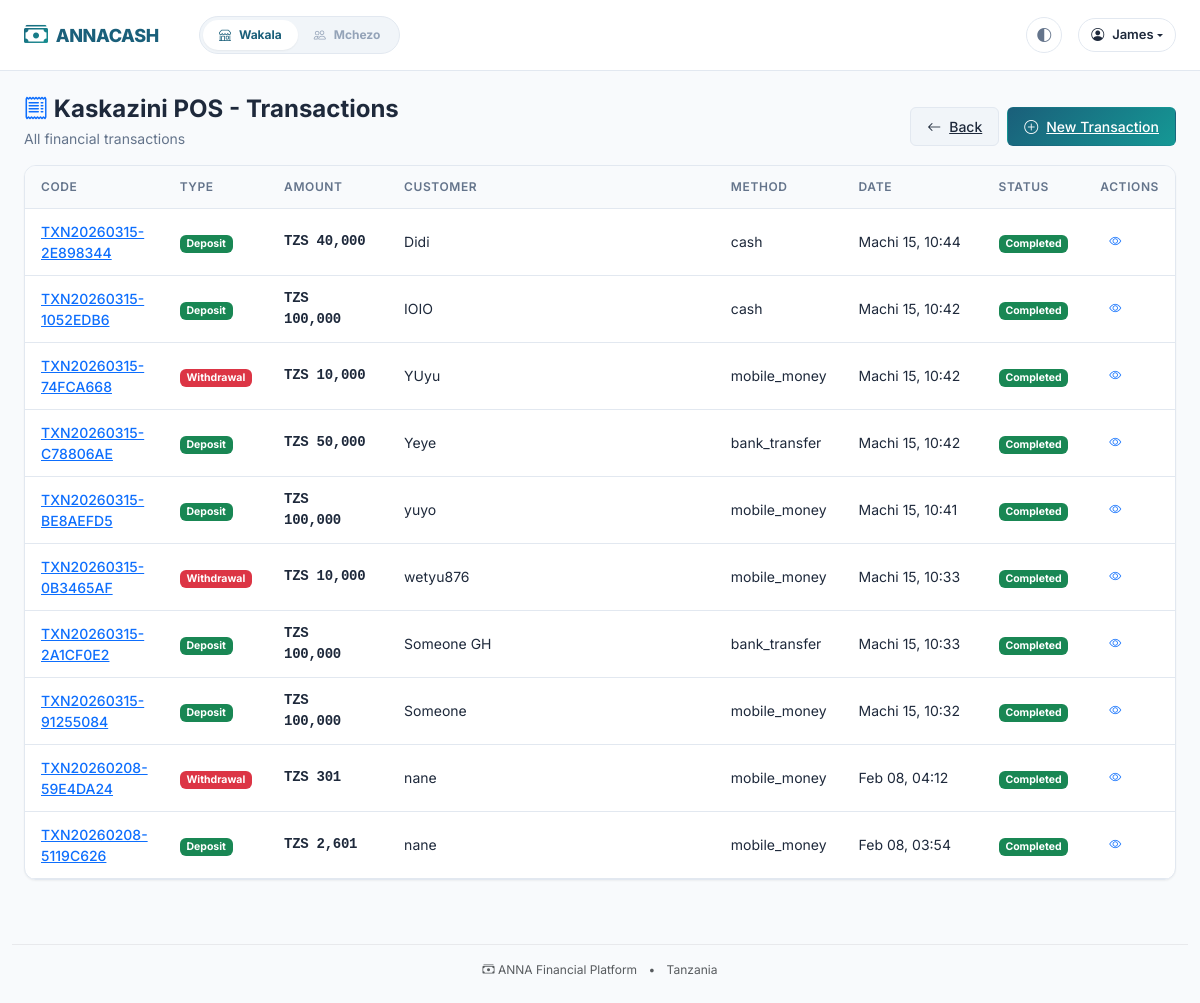
The page /wakala/55/transactions/ (signed in) on the database its author committed.
### accounts/models.py (models this page shows, shortened)
class User(AbstractBaseUser, PermissionsMixin):
    email = models.EmailField(unique=True)
    phone_number = models.CharField(max_length=20, unique=True, blank=True, null=True)
    first_name = models.CharField(max_length=100)
    last_name = models.CharField(max_length=100)
    is_active = models.BooleanField(default=True)
    is_staff = models.BooleanField(default=False)
    is_superuser = models.BooleanField(default=False)
    date_joined = models.DateTimeField(default=timezone.now)
    last_login = models.DateTimeField(blank=True, null=True)
    profile_image = models.ImageField(upload_to="profiles/", blank=True, null=True)
    bio = models.TextField(blank=True)
    timezone = models.CharField(max_length=50, default="Africa/Nairobi")
    national_id = models.CharField(max_length=20, blank=True, null=True)
    region = models.CharField(max_length=100, blank=True)
    district = models.CharField(max_length=100, blank=True)
    objects = UserManager()
    USERNAME_FIELD = "email"
    REQUIRED_FIELDS = ["first_name", "last_name"]
    class Meta:
        verbose_name = "User"
        verbose_name_plural = "Users"
        ordering = ["-date_joined"]
    def get_full_name(self):
        return f"{self.first_name} {self.last_name}".strip()

### wakala/models.py (models this page shows, shortened)
class Wakala(AuditableModel):
    name = models.CharField(max_length=200)
    business_type = models.CharField(max_length=100)
    registration_number = models.CharField(max_length=50, blank=True, null=True)
    tin = models.CharField(max_length=20, blank=True, null=True)
    phone_number = models.CharField(max_length=20)
    alternate_phone = models.CharField(max_length=20, blank=True, null=True)
    email = models.EmailField(blank=True, null=True)
    address = models.TextField(blank=True)
    region = models.CharField(max_length=100, blank=True)
    district = models.CharField(max_length=100, blank=True)
    owner = models.ForeignKey(
        settings.AUTH_USER_MODEL, on_delete=models.PROTECT, related_name="wakala_owned"
    )
    is_active = models.BooleanField(default=True)
    allows_agents = models.BooleanField(default=True)
    requires_manager_approval = models.BooleanField(default=False)
    established_date = models.DateField(default=timezone.now)
    class Meta:
        verbose_name = "Wakala"
        verbose_name_plural = "Wakalas"
        ordering = ["name"]

class Transaction(AuditableModel):
    TRANSACTION_TYPES = [
        ("deposit", "Deposit"),
        ("withdrawal", "Withdrawal"),
        ("transfer_in", "Transfer In"),
        ("transfer_out", "Transfer Out"),
        ("fee", "Fee"),
        ("commission", "Commission"),
        ("adjustment", "Adjustment"),
    ]
    STATUS_CHOICES = [
        ("pending", "Pending"),
        ("completed", "Completed"),
        ("failed", "Failed"),
        ("cancelled", "Cancelled"),
    ]
    wakala = models.ForeignKey(
        Wakala, on_delete=models.PROTECT, related_name="transactions"
    )
    financial_day = models.ForeignKey(
        FinancialDay, on_delete=models.PROTECT, related_name="transactions"
    )
    transaction_code = models.CharField(max_length=50, unique=True)
    transaction_type = models.CharField(max_length=20, choices=TRANSACTION_TYPES)
    amount = models.DecimalField(
        max_digits=15, decimal_places=2, validators=[MinValueValidator(0.01)]
    )
    currency = models.CharField(max_length=3, default="TZS")
    customer_name = models.CharField(max_length=200, blank=True)
    customer_phone = models.CharField(max_length=20, blank=True)
    customer_reference = models.CharField(max_length=100, blank=True)
    payment_method = models.CharField(max_length=50)
    network = models.ForeignKey(
        "config.Network",
        on_delete=models.SET_NULL,
        null=True,
        blank=True,
        related_name="transactions",
    )
    bank = models.ForeignKey(
        "config.Bank",
        on_delete=models.SET_NULL,
        null=True,
        blank=True,
        related_name="transactions",
    )
    reference_number = models.CharField(max_length=100, blank=True)
    status = models.CharField(
        max_length=20, choices=STATUS_CHOICES, default="completed"
    )
    transaction_timestamp = models.DateTimeField(default=timezone.now)
    description = models.TextField(blank=True)
    notes = models.TextField(blank=True)
    class Meta:
        ordering = ["-transaction_timestamp", "-created_at"]
        verbose_name = "Transaction"
        verbose_name_plural = "Transactions"

### wakala/views.py (the view)
class WakalaTransactionListView(ListView):
    model = Transaction
    template_name = "wakala/transaction_list.html"
    context_object_name = "transactions"
    paginate_by = 50
    def get_queryset(self):
        wakala_id = self.kwargs["wakala_id"]
        return Transaction.objects.filter(wakala_id=wakala_id).select_related(
            "financial_day", "network", "bank", "created_by"
        )
    def get_context_data(self, **kwargs):
        context = super().get_context_data(**kwargs)
        wakala = get_object_or_404(Wakala, pk=self.kwargs["wakala_id"])
        context["wakala"] = wakala
        return context

### templates/wakala/transaction_list.html (shortened to what this page needs)
{% extends 'base.html' %}
{% load permissions %}
{% block content %}
<div class="anna-page-header">
    <div class="d-flex justify-content-between align-items-start flex-wrap">
        <div class="me-3">
            <h4 class="anna-page-title">
                <i class="bi bi-receipt text-primary"></i> {{ wakala.name }} - Transactions
            </h4>
            <p class="anna-page-subtitle">All financial transactions</p>
        </div>
        <div class="anna-page-actions">
            <a href="{% url 'dashboard:wakala' wakala_id=wakala.id %}" class="anna-btn anna-btn-secondary">
                <i class="bi bi-arrow-left"></i> <span class="d-none d-sm-inline">Back</span>
            </a>
            {% can_record_transaction user wakala as can_record %}
            {% if can_record %}
            <a href="{% url 'wakala:transaction_create' wakala_id=wakala.id %}" class="anna-btn anna-btn-primary">
                <i class="bi bi-plus-circle"></i> <span class="d-none d-sm-inline">New Transaction</span>
            </a>
            {% endif %}
        </div>
    </div>
</div>
<div class="anna-card">
    <div class="anna-card-body p-0">
        {% if transactions %}
        <div class="table-responsive">
            <table class="anna-table mb-0">
                <thead>
                    <tr>
                        <th style="width: 100px;">Code</th>
                        <th style="width: 100px;">Type</th>
                        <th style="width: 120px;">Amount</th>
                        <th>Customer</th>
                        <th class="d-none d-md-table-cell" style="width: 120px;">Method</th>
                        <th style="width: 140px;">Date</th>
                        <th style="width: 90px;">Status</th>
                        <th style="width: 60px;">Actions</th>
                    </tr>
                </thead>
                <tbody>
                    {% for transaction in transactions %}
                    <tr>
                        <td>
                            <a href="{% url 'wakala:transaction_detail' wakala_id=wakala.id transaction_id=transaction.id %}" class="fw-medium">
                                {{ transaction.transaction_code }}
                            </a>
                        </td>
                        <td>
                            <span class="badge {% if transaction.transaction_type == 'deposit' %}bg-success{% else %}bg-danger{% endif %}">
                                {{ transaction.get_transaction_type_display }}
                            </span>
                        </td>
                        <td class="anna-amount">{% format_tzs transaction.amount %}</td>
                        <td>{{ transaction.customer_name|default:"-" }}</td>
                        <td class="d-none d-md-table-cell">{{ transaction.payment_method }}</td>
                        <td>{{ transaction.created_at|date:"M d, H:i" }}</td>
                        <td>
                            <span class="badge {% if transaction.status == 'completed' %}bg-success{% elif transaction.status == 'pending' %}bg-warning{% else %}bg-secondary{% endif %}">
                                {{ transaction.status|title }}
                            </span>
                        </td>
                        <td>
                            <a href="{% url 'wakala:transaction_detail' wakala_id=wakala.id transaction_id=transaction.id %}" class="anna-btn anna-btn-sm anna-btn-icon" title="View">
                                <i class="bi bi-eye"></i>
                            </a>
                        </td>
                    </tr>
                    {% endfor %}
                </tbody>
            </table>
        </div>
        {% endif %}
    </div>
</div>
{% endblock %}

### templates/base.html (shortened to what this page needs)
<!DOCTYPE html>
<html lang="sw">
<head>
    {% load static %}
    <link href="https://cdn.jsdelivr.net/npm/bootstrap@5.3.0/dist/css/bootstrap.min.css" rel="stylesheet">
    <link href="https://cdn.jsdelivr.net/npm/bootstrap-icons@1.11.0/font/bootstrap-icons.css" rel="stylesheet">
    <link href="{% static 'css/variables.css' %}" rel="stylesheet">
    <link href="{% static 'css/anna.css' %}" rel="stylesheet">
</head>
<body>
    <nav class="navbar navbar-expand-lg anna-navbar">
        <div class="container-fluid px-3 px-lg-4">
            <a class="navbar-brand anna-navbar-brand" href="/">
                <i class="bi bi-cash-stack"></i> ANNACASH
            </a>
            {% if user.is_authenticated %}
            <div class="collapse navbar-collapse" id="navbarNav">
                <div class="anna-app-switcher ms-lg-4 me-auto d-none d-lg-flex">
                    {% if has_wakala_access %}
                    <a href="{% url 'dashboard:app_switcher' %}?app=wakala" class="anna-app-switcher-btn {% if request.path|slice:':8' == '/wakala' or '/wakala/' in request.path %}active{% endif %}">
                        <i class="bi bi-shop"></i> Wakala
                    </a>
                    {% endif %}
                    {% if has_mchezo_access %}
                    <a href="{% url 'dashboard:app_switcher' %}?app=mchezo" class="anna-app-switcher-btn {% if request.path|slice:':7' == '/mchezo' or '/mchezo/' in request.path %}active{% endif %}">
                        <i class="bi bi-people"></i> Mchezo
                    </a>
                    {% endif %}
                </div>
                <div class="d-flex flex-column flex-lg-row align-items-lg-center gap-3 mt-3 mt-lg-0 ms-auto">
                    <button class="theme-toggle d-none d-lg-flex" title="Cycle theme">
                        <i class="bi bi-circle-half"></i>
                    </button>
                    <div class="dropdown d-none d-lg-block">
                        <button class="anna-user-menu-btn dropdown-toggle d-flex align-items-center" type="button" data-bs-toggle="dropdown" aria-expanded="false">
                            <i class="bi bi-person-circle me-2"></i>
                            <span class="d-none d-sm-inline">{{ user.first_name|default:user.email|truncatechars:15 }}</span>
                        </button>
                    </div>
                </div>
            </div>
            {% endif %}
        </div>
    </nav>
    <main class="container-fluid px-3 px-lg-4 py-4">
        {% block content %}{% endblock %}
    </main>
    <footer class="text-center py-4 text-muted" style="font-size: 0.75rem;">
        <div class="container-fluid">
            <hr class="my-3" style="opacity: 0.1;">
            <p class="mb-0">
                <i class="bi bi-cash-stack"></i> ANNA Financial Platform
                <span class="mx-2">•</span>
                Tanzania
            </p>
        </div>
    </footer>
</body>
</html>

### rows shown on the page
User: first_name "James"
Wakala: name "Kaskazini POS"
Transaction: amount "TZS 40,000"
Transaction: amount "TZS 100,000"
Transaction: amount "TZS 10,000"
Transaction: amount "TZS 50,000"
Transaction: amount "TZS 100,000"
Transaction: amount "TZS 10,000"
Transaction: amount "TZS 100,000"
Transaction: amount "TZS 100,000"
Transaction: amount "TZS 301"
Transaction: amount "TZS 2,601"
